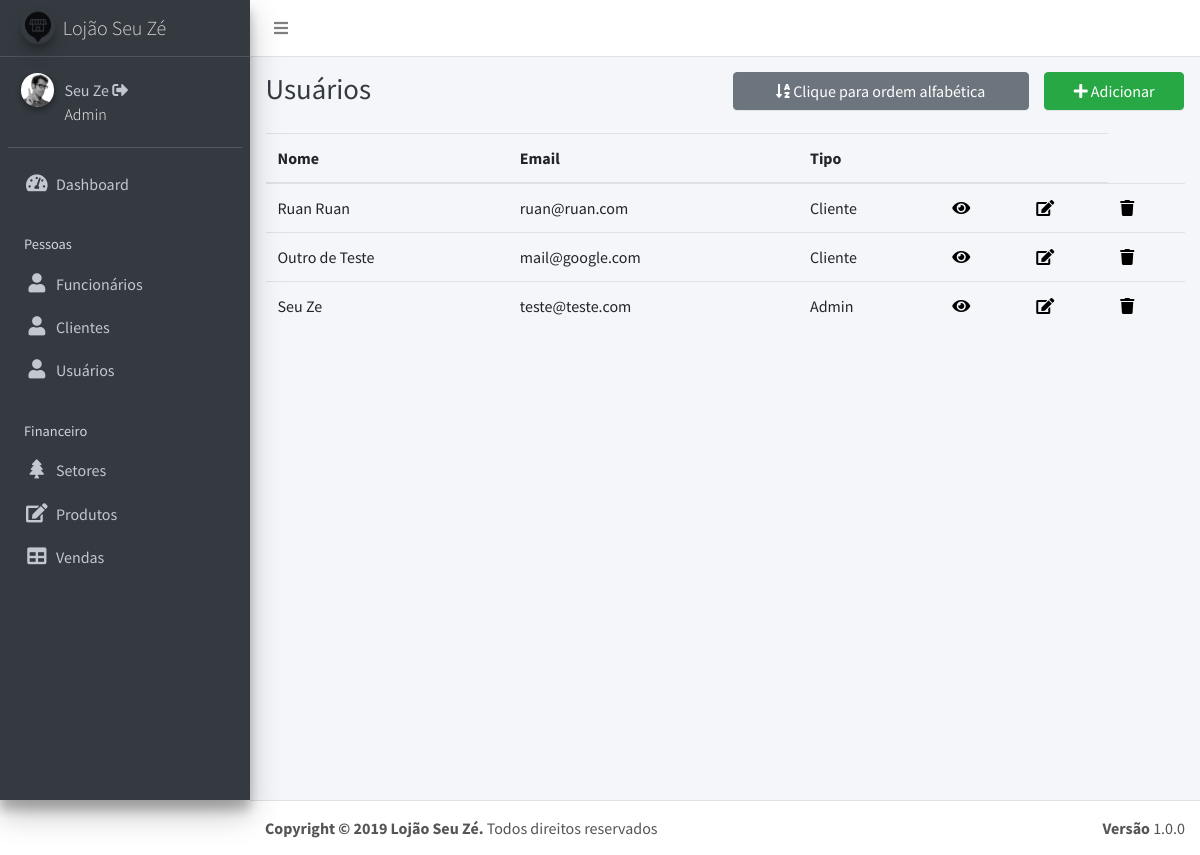
/listaUsuario.php (signed in), run on an earlier commit of the app's database.
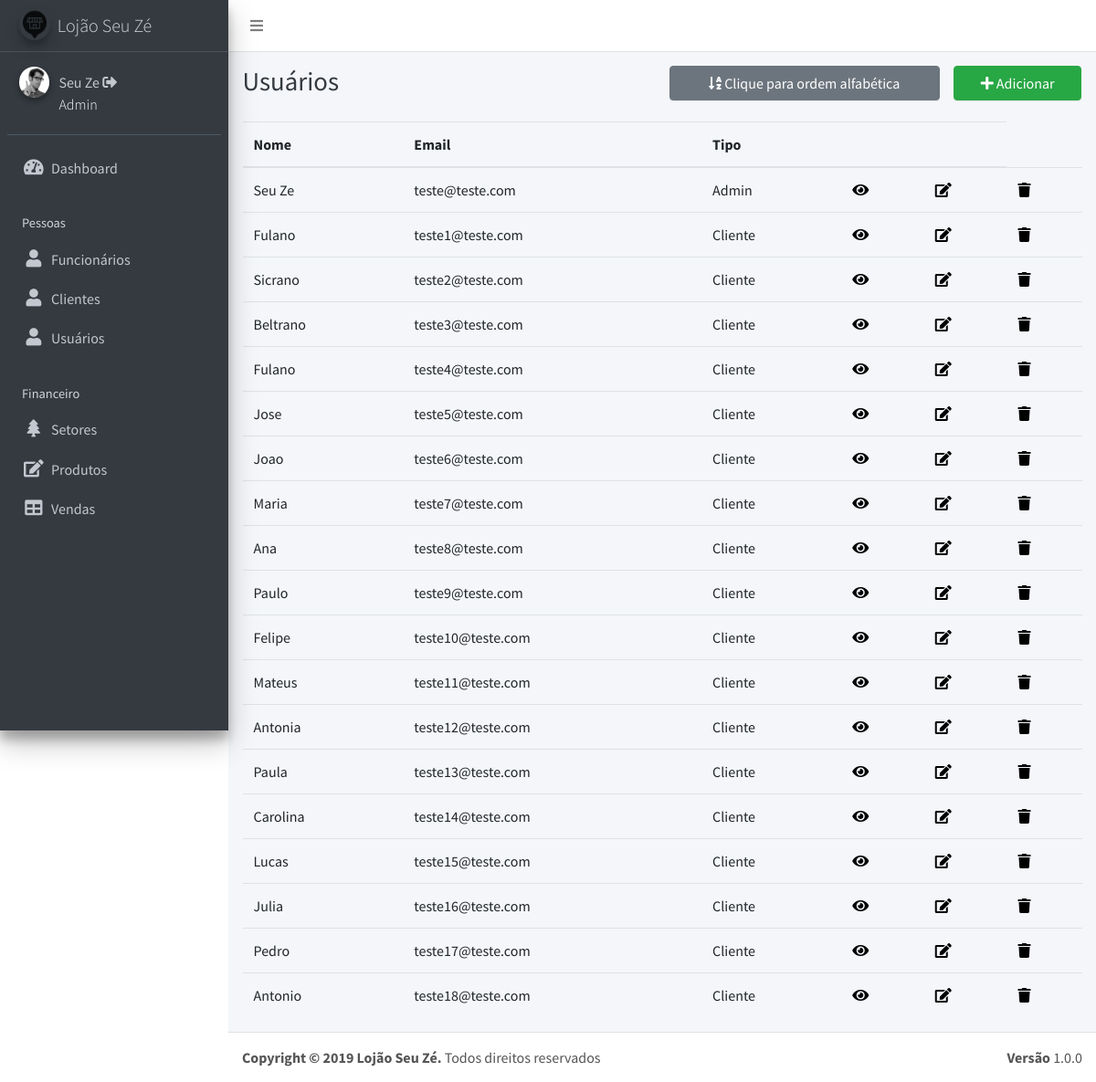
And on a later commit of the database.
### tables this page shows
CREATE TABLE `usuarios` (
  `id` int(11) NOT NULL,
  `email` varchar(20) NOT NULL,
  `senha` varchar(40) NOT NULL,
  `tipo` varchar(11) NOT NULL,
  `nome` varchar(50) NOT NULL,
  `telefone` varchar(12) NOT NULL,
  `cpf` varchar(14) NOT NULL,
  `endereco` varchar(40) NOT NULL,
  `complemento` varchar(40) DEFAULT NULL,
  `cidade` varchar(40) NOT NULL,
  `estado` varchar(40) NOT NULL,
  `cep` varchar(10) NOT NULL
);

### listaUsuario.php (the view, shortened to what this page needs)
<?php require ('header.php'); ?>
<?php require ('dashboard.php'); ?>
<?php
if (isset($_GET["order"])){
  if($_GET["order"]=="ASC"){
    $sql = "SELECT * FROM usuarios ORDER BY nome ASC";
    $order = "ASC";
  }
  else{
    $sql = "SELECT * FROM usuarios ORDER BY id ASC";
    $order = 2;
  }
}else{
  $sql = "SELECT * FROM usuarios ORDER BY id ASC";
  $order = 2;
}
$result = $conexao->query($sql);
?>
  <div class="content-wrapper">
    <div class="content-header">
      <div class="container-fluid">
        <div class="row mb-2">
          <div class="col-sm-6">
            <h1 class="m-0 text-dark">Usuários</h1>
          </div>
          <div class="col-sm-4">
          <?php
            if($order!="ASC"){
          ?>
              <a href="listaUsuario.php?order=ASC"><button type="button" class="btn btn-block btn-secondary"><i class="nav-icon fas fa-sort-alpha-down"></i> Clique para ordem alfabética </button></a>
          <?php
            }else{
          ?>
              <a href="listaUsuario.php"><button type="button" class="btn btn-block btn-secondary"><i class="nav-icon fa fa-minus-circle"></i> Clique para retirar ordem alfabética </button></a>
          <?php
            }
          ?>
          </div>
          <div class="col-sm-2">
            <a href="insertUsuario.php"><button type="button" class="btn btn-block btn-success"><i class="nav-icon fa fa-plus"></i> Adicionar</button></a>
          </div>
        </div>
      </div>
    </div>
    <section class="content">
      <div class="container-fluid">
        <div class="row">
          <section class="col-lg-12 connectedSortable">
            <table class="table table-hover">
              <thead>
                <tr>
                  <th>Nome</th>
                  <th>Email</th>
                  <th>Tipo</th>
                  <th></th>
                  <th></th>
                </tr>
              </thead>
              <tbody>
                <?php
                if ($result->num_rows > 0) {
                    while ($row = $result->fetch_assoc()) {
                        echo "<tr href='viewUsuario.php?id=".$row['id']."' >";
                        echo "<td>" .$row["nome"] . "</td>";
                        echo "<td>" .$row["email"] . "</td> ";
                        echo "<td>" .$row["tipo"] . "</td>";
                      ?>
                        <td><a href="viewUsuario.php?id=<?php echo $row['id'];?>" style="text-decoration: none;color: #000;" data-toggle="tooltip" title="Visualizar"><i class="fa fa-eye"></i></a></td>
                        <td><a href="updateUsuario.php?id=<?php echo $row['id'];?>" style="text-decoration: none;color: #000;" data-toggle="tooltip" title="Editar"><i class="fa fa-edit"></i></a></td>
                        <td><a href="#" onclick="excluir(<?php echo $row['id'];?>)" style="text-decoration: none;color: #000;" data-toggle="tooltip" title="Excluir"><i class="fa fa-trash"></i></a></td>
                      <?php
                      echo "</tr>";
                    }
                }
                ?>
              </tbody>
            </table>
          </section>
        </div>
      </div>
    </section>
  </div>
<?php require ('footer.php');?>

### header.php (shortened to what this page needs)
<!DOCTYPE html>
<html>
<head>
  <link rel="stylesheet" href="https://use.fontawesome.com/releases/v5.8.1/css/all.css">
  <link rel="stylesheet" href="https://code.ionicframework.com/ionicons/2.0.1/css/ionicons.min.css">
  <link rel="stylesheet" href="dist/css/adminlte.min.css">
  <link rel="stylesheet" href="plugins/iCheck/flat/blue.css">
  <link rel="stylesheet" href="plugins/morris/morris.css">
  <link rel="stylesheet" href="plugins/jvectormap/jquery-jvectormap-1.2.2.css">
  <link rel="stylesheet" href="plugins/datepicker/datepicker3.css">
  <link rel="stylesheet" href="plugins/daterangepicker/daterangepicker-bs3.css">
  <link rel="stylesheet" href="plugins/bootstrap-wysihtml5/bootstrap3-wysihtml5.min.css">
</head>
<body class="hold-transition sidebar-mini">
<div class="wrapper">
  <nav class="main-header navbar navbar-expand bg-white navbar-light border-bottom">
    <ul class="navbar-nav">
      <li class="nav-item">
        <a class="nav-link" data-widget="pushmenu" href="#"><i class="fa fa-bars"></i></a>
      </li>
    </ul>
  </nav>

### dashboard.php
<aside class="main-sidebar sidebar-dark-primary elevation-4">
  <a href="index.php" class="brand-link">
    <img src="dist/img/logo.png" alt="AdminLTE Logo" class="brand-image img-circle elevation-3"
         style="opacity: .8">
    <span class="brand-text font-weight-light">Lojão Seu Zé</span>
  </a>
  <div class="sidebar">
    <div class="user-panel mt-3 pb-3 mb-3 d-flex">
      <div class="image">
        <img src="dist/img/user2-160x160.jpg" class="img-circle elevation-2" alt="Imagem Usuário">
      </div>
      <div class="info">
        <a href="viewUsuario.php?id=<?php echo $_SESSION['id'] ?>"> <?php echo $_SESSION['nome'] ; ?></a> <a href="logout.php"><i data-toggle="tooltip" title="Logout " class="fa fa-sign-out-alt"></i></a>
        <span class="brand-text font-weight-light d-block" style="color: #FFF;"> <?php echo $_SESSION['tipo']; ?></span>
      </div>
    </div>
    <nav class="mt-2">
      <ul class="nav nav-pills nav-sidebar flex-column" data-widget="treeview" role="menu" data-accordion="false">
        <li class="nav-item">
          <a href="index.php" class="nav-link">
            <i class="nav-icon fa fa-tachometer-alt"></i>
            <p>
              Dashboard
            </p>
          </a>
        </li>
        <li class="nav-header">Pessoas</li>
        <li class="nav-item">
          <a href="#" class="nav-link">
            <i class="nav-icon fa fa-user"></i>
            <p>
              Funcionários
            </p>
          </a>
        </li>
        <li class="nav-item">
          <a href="#" class="nav-link">
            <i class="nav-icon fa fa-user"></i>
            <p>
              Clientes
            </p>
          </a>
        </li>
        <li class="nav-item">
          <a href="listaUsuario.php" class="nav-link">
            <i class="nav-icon fa fa-user"></i>
            <p>
              Usuários
            </p>
          </a>
        </li>
        <li class="nav-header">Financeiro</li>
        <li class="nav-item">
          <a href="#" class="nav-link">
            <i class="nav-icon fa fa-tree"></i>
            <p>
              Setores
            </p>
          </a>
        </li>
        <li class="nav-item">
          <a href="#" class="nav-link">
            <i class="nav-icon fa fa-edit"></i>
            <p>
              Produtos
            </p>
          </a>
        </li>
        <li class="nav-item">
          <a href="#" class="nav-link">
            <i class="nav-icon fa fa-table"></i>
            <p>
              Vendas
            </p>
          </a>
        </li>
      </ul>
    </nav>
  </div>
</aside>

### footer.php (shortened to what this page needs)
  <footer class="main-footer">
    <strong>Copyright &copy; 2019 Lojão Seu Zé.</strong>
    Todos direitos reservados
    <div class="float-right d-none d-sm-inline-block">
      <b>Versão</b> 1.0.0
    </div>
  </footer>
</div>
</body>
</html>

What changed in the data, as far as the page shows it:
removed usuarios: nome "Ruan Ruan", email "ruan@ruan.com", tipo "Cliente"
removed usuarios: nome "Outro de Teste", email "mail@google.com", tipo "Cliente"
added usuarios: nome "Fulano", email "teste1@teste.com", tipo "Cliente"
added usuarios: nome "Sicrano", email "teste2@teste.com", tipo "Cliente"
added usuarios: nome "Beltrano", email "teste3@teste.com", tipo "Cliente"
added usuarios: nome "Fulano", email "teste4@teste.com", tipo "Cliente"
added usuarios: nome "Jose", email "teste5@teste.com", tipo "Cliente"
added usuarios: nome "Joao", email "teste6@teste.com", tipo "Cliente"
added usuarios: nome "Maria", email "teste7@teste.com", tipo "Cliente"
added usuarios: nome "Ana", email "teste8@teste.com", tipo "Cliente"
added usuarios: nome "Paulo", email "teste9@teste.com", tipo "Cliente"
added usuarios: nome "Felipe", email "teste10@teste.com", tipo "Cliente"
added usuarios: nome "Mateus", email "teste11@teste.com", tipo "Cliente"
added usuarios: nome "Antonia", email "teste12@teste.com", tipo "Cliente"
added usuarios: nome "Paula", email "teste13@teste.com", tipo "Cliente"
added usuarios: nome "Carolina", email "teste14@teste.com", tipo "Cliente"
added usuarios: nome "Lucas", email "teste15@teste.com", tipo "Cliente"
added usuarios: nome "Julia", email "teste16@teste.com", tipo "Cliente"
added usuarios: nome "Pedro", email "teste17@teste.com", tipo "Cliente"
added usuarios: nome "Antonio", email "teste18@teste.com", tipo "Cliente"
